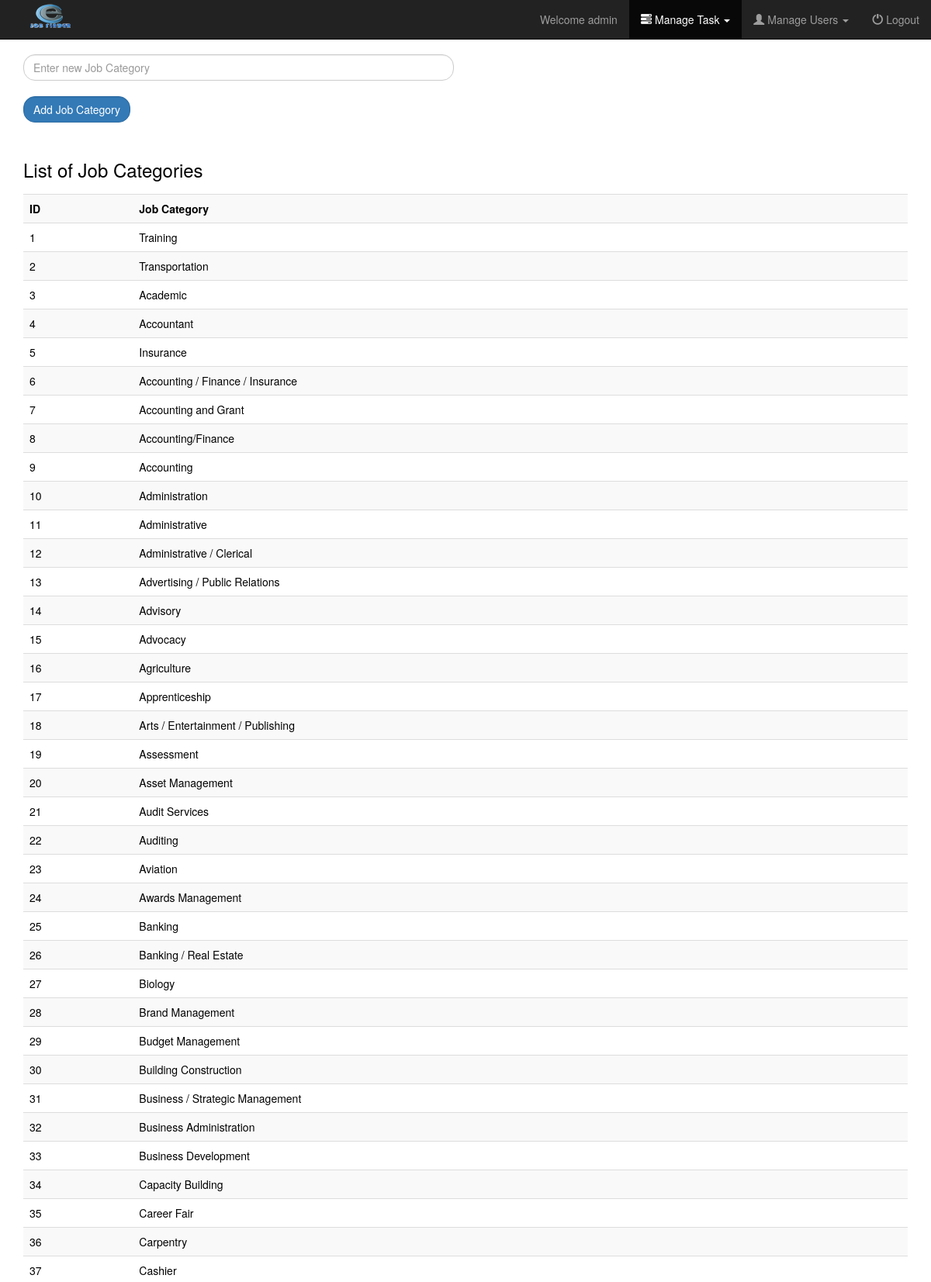
Screenshot of /admin/manage_job_category.php (signed in, upper part) with the database file from the repository.
### tables this page shows
CREATE TABLE IF NOT EXISTS `job_category` (
  `id` int(11) PRIMARY KEY AUTO_INCREMENT NOT NULL,
  `name` varchar(255) NOT NULL
);

### admin/manage_job_category.php (the view, shortened to what this page needs)
<?php
if(!isset($_SESSION['admin_username']) && empty($_SESSION['admin_username'])){
  if(!isset($_SESSION['admin_active']) && empty($_SESSION['admin_active'])){
    $_SESSION['warning'] = "Access denied, you must login first!";
    header('location: index.php?warning=Authentication required, you must login first to access this page!');
  }
}else{
  $username=$_SESSION['admin_username'];
}
include('../include/dbcon.php');
 ?>
 <?php
    $query =  "SELECT * FROM job_category";
    $result_flag =false;
   $result = $con->query($query);
   $job_category ="<div><table class='table table-striped' border='0'>";
   $job_category .="<caption class='h3'>List of Job Categories</caption>";
   $job_category .="<tr><th>ID</th><th>Job Category</th></tr>";
   $num_row 	= mysqli_num_rows($result);
   if($num_row>0){
     for($i=0;$i<$num_row;$i++){
       $row = mysqli_fetch_array($result);
       $result_flag=true;
       $job_category .= "<tr><td>{$row['id']}</td><td>{$row['name']}</td</tr>";
     }
    $job_category .="</table></div>";
   }
 ?>
<!DOCTYPE html>
<html>
  <head>
    <?php include_once "header.php"; ?>
  </head>
  <body>
    <nav class="navbar navbar-inverse navbar-fixed-top">
     <div class="container-fluid">
       <div class="navbar-header">
         <a class="navbar-brand" href="dashboard.php"><img src="../images/e-jobFinder.png" alt="Logo"/></a>
       </div>
        <div class="collapse navbar-collapse" id="myNavbar">
       <ul class="nav navbar-nav navbar-right">
         <li><a href="dashboard.php">Welcome <?php echo $username; ?></a></li>
        <li class="dropdown active">
         <a class="dropdown-toggle" data-toggle="dropdown" href="#"><span class="glyphicon glyphicon-tasks"></span> Manage Task
         <span class="caret"></span></a>
       </li>
       <li class="dropdown">
        <a class="dropdown-toggle" data-toggle="dropdown" href="#"><span class="glyphicon glyphicon-user"></span> Manage Users
        <span class="caret"></span></a>
      </li>
         <li><a href="logout.php"><span class="glyphicon glyphicon-off"></span> Logout</a></li>
       </ul>
     </div>
      </div>
   </nav>
         <div class="container">
           <div class="row">
              <div class="col-md-6">
                <form method="post" action="<?php outputData($_SERVER['PHP_SELF']); ?>">
                      <input type="text" name="inputJobCategory" id="inputJobCategory" value="" placeholder="Enter new Job Category" class="form-control"/><br />
                  <div class="form-inline">
                     <input type="submit" name="input_job_category" id="input_job_category" value="Add Job Category"  class="form-control btn btn-primary"/>
                 </div>
                </form>
              </div>
            </div>
            <div id="all_names">
              <?php
                if($result_flag){
                  echo $job_category;
                }
              ?>
           </div>
        </div>
 </body>
 </html>

### css/main.css (style rules this page uses)
body { background: #fff; color:#000 }
.navbar-brand>img { margin-top: -15px; }
.container table { margin-top: 20px; }
.container table td { padding-right: 40px; padding-bottom: 5px; }
.form-control,.btn { -webkit-border-radius:15px; -moz-border-radius:15px; border-radius: 15px; }

### rows the page displays
job_category: id "1", name "Training"
job_category: id "2", name "Transportation"
job_category: id "3", name "Academic"
job_category: id "4", name "Accountant"
job_category: id "5", name "Insurance"
job_category: id "6", name "Accounting / Finance / Insurance"
job_category: id "7", name "Accounting and Grant"
job_category: id "8", name "Accounting/Finance"
job_category: id "9", name "Accounting"
job_category: id "10", name "Administration"
job_category: id "11", name "Administrative"
job_category: id "12", name "Administrative / Clerical"
job_category: id "13", name "Advertising / Public Relations"
job_category: id "14", name "Advisory"
job_category: id "15", name "Advocacy"
job_category: id "16", name "Agriculture"
job_category: id "17", name "Apprenticeship"
job_category: id "18", name "Arts / Entertainment / Publishing"
job_category: id "19", name "Assessment"
job_category: id "20", name "Asset Management"
job_category: id "21", name "Audit Services"
job_category: id "22", name "Auditing"
job_category: id "23", name "Aviation"
job_category: id "24", name "Awards Management"
job_category: id "25", name "Banking"
job_category: id "26", name "Banking / Real Estate"
job_category: id "27", name "Biology"
job_category: id "28", name "Brand Management"
job_category: id "29", name "Budget Management"
job_category: id "30", name "Building Construction"
job_category: id "31", name "Business / Strategic Management"
job_category: id "32", name "Business Administration"
job_category: id "33", name "Business Development"
job_category: id "34", name "Capacity Building"
job_category: id "35", name "Career Fair"
job_category: id "36", name "Carpentry"
job_category: id "37", name "Cashier"

### other values shown
$username "admin"
